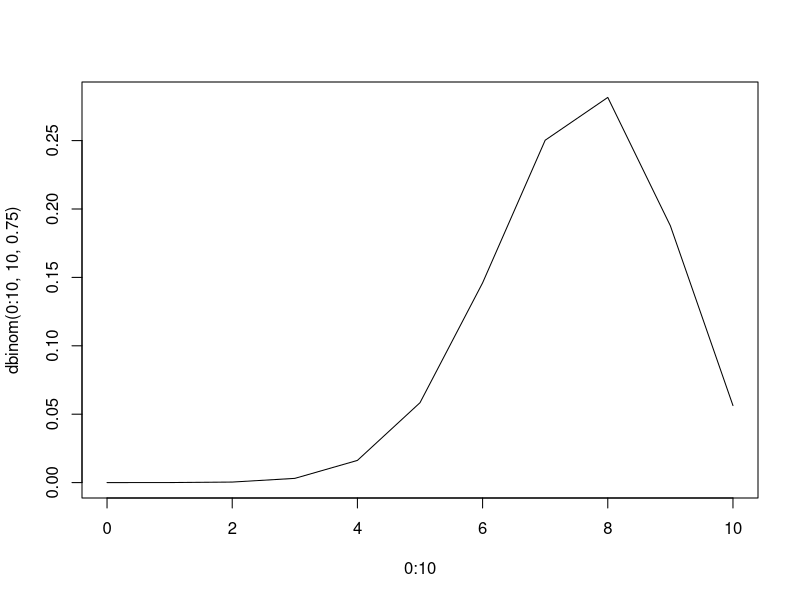

Generate this figure with R:
# Villanueva.Miguel.R
#
# Miguel Villanueva
# Stat-301
# Started:  May 1, 2022
# Finished: May 9, 2022
#
# Extra Credit
#   Problems done:     8/10
#   Questions skipped: 6 and 10
#

# 1)
# === CH 1 Question 5 ===
#   Find population: mean, variance, and standard deviation
#   Take three different samples of size 5
#   Find the sample mean and variance
population1 <- c(10,14,22,0,5,5,11,0,0,0,1,5,22,10)
population1.mean <- mean(population1)
print(population1.mean)
population1.var <- var(population1)
print(population1.var)
population1.sd <- sd(population1)
print(population1.sd)
for(i in 1:3)
{
  s1 <- sample(population1, 5, replace = TRUE)
  s1.mean <- mean(s1)
  s1.var <- var(s1)
  cat("SAMPLE", i, "\n")
  print(s1.mean)
  print(s1.var)
}

# 2)
# === CH 3 Question 3 ===
#   Find the probability that
#     a) exactly three drinkers prefer cola S
#     b) at least three drinkers prefer cola S
#     c) at most one drinker prefers S
dbinom(3,6,0.5)
dbinom(3,6,0.5) + dbinom(4,6,0.5) + dbinom(5,6,0.5) + dbinom(6,6,0.5)
pbinom(1,6,0.5)

# 3)
# === CH 3 Question 4 ===
#   Credit Cards. Find:
#     a) probability distribution of X
#     b) expected value of X
#     c) variance of X
plot(0:10, dbinom(0:10,10,0.75), type='l')
ex1 <- sum(dbinom(0:10,10,0.75)*0:10)
print(ex1)
sum((0:10-ex1)^2*dbinom(0:10,10,0.75))

# 4)
# === CH 4 Question 1 ===
# What is the difference in probability that INCAND will outlast the
# standard light bulb after a total run of 700 hours
p1 <- 1-(pexp(200,0.002))
p2 <- 1-(pexp(200,0.001))
p2 - p1

# 5)
# === CH 4 Question 5 ===
# Determine the probabilities
# P(Z<=2),P(-2<=Z<=2),P(Z>=0)
# P(X<=2),P(X>=3),P(X>=0)
# a)
pnorm(2,0,1)
pnorm(2,0,1)-pnorm(-2,0,1)
1-pnorm(0,0,1)
# b)
pnorm(2,3,4)
1-pnorm(3,3,4)
1-pnorm(0,3,4)

# 6)
# === CH 5 Question 10 ===
# Skip

# 7)
# === CH 6 Question 2 ===
# The population standard deviation is unknown
# Confidence intervals will increase in size due to 
# increasing confidence level
#
# Build a 90%, a 95%, and a 99% interval estimate for mean salary
salaries.sample <- c(44600,30800,55200,34500,4200,52300,22000,12500,18300,62200)
mean1 <- mean(salaries.sample)
sd1 <- sd(salaries.sample)
size1 <- 10
error90 <- qt(0.95,df=size1-1)*sd1/sqrt(size1)
left90 <- mean1-error90
right90 <- mean1+error90
error95 <- qt(0.975,df=size1-1)*sd1/sqrt(size1)
left95 <- mean1-error95
right95 <- mean1+error95
error99 <- qt(0.995,df=size1-1)*sd1/sqrt(size1)
left99 <- mean1-error99
right99 <- mean1+error99
# 90%
sprintf("(%f,%f)",left90,right90)
# 95%
sprintf("(%f,%f)",left95,right95)
# 99%
sprintf("(%f,%f)",left99,right99)

# 8)
# === CH 6 Question 7 ===
# Find the coefficient that is necessary to build a 99.9%
# confidence interval about the population mean
qnorm(1-0.0005)

# 9)
# === CH 7 Question 1 ===
# Sprinkler system hypothesis test
# Does the data contradict the manufacture's claim at significance level 0.01
z.obs <- (131.08-130)/(1.5/sqrt(9))
2*(1-pnorm(z.obs,0,1))
# Answer: there is not sufficient statistical evidence to contradict the claim

# 10)
# === CH 8 Question 2 ===
# Skip
